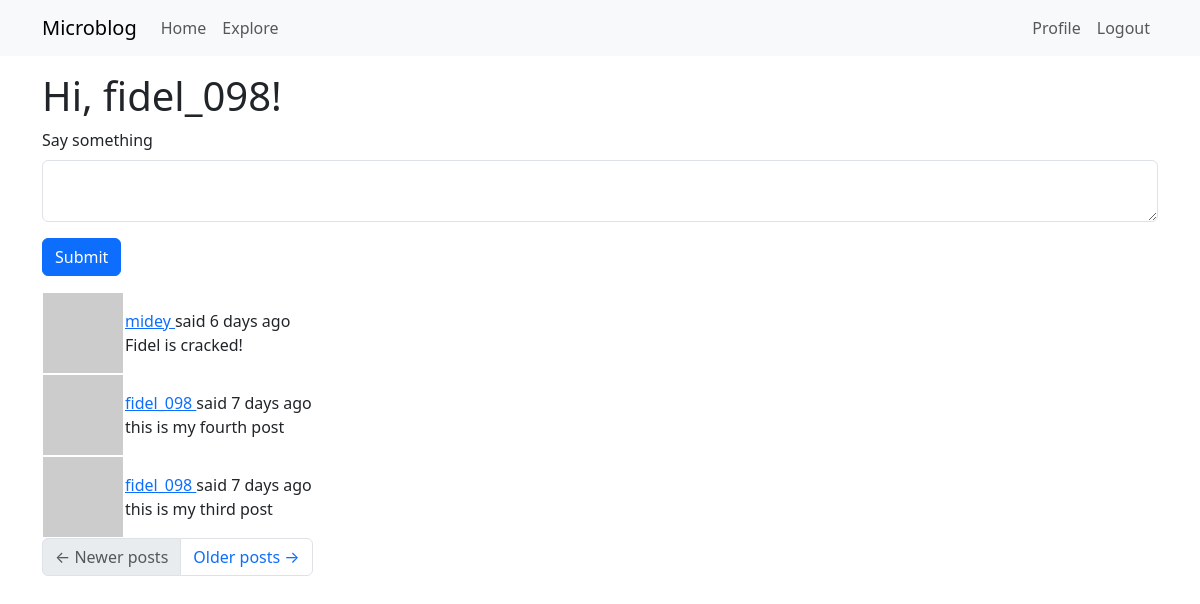
The page /index (signed in) on the database as committed earlier.
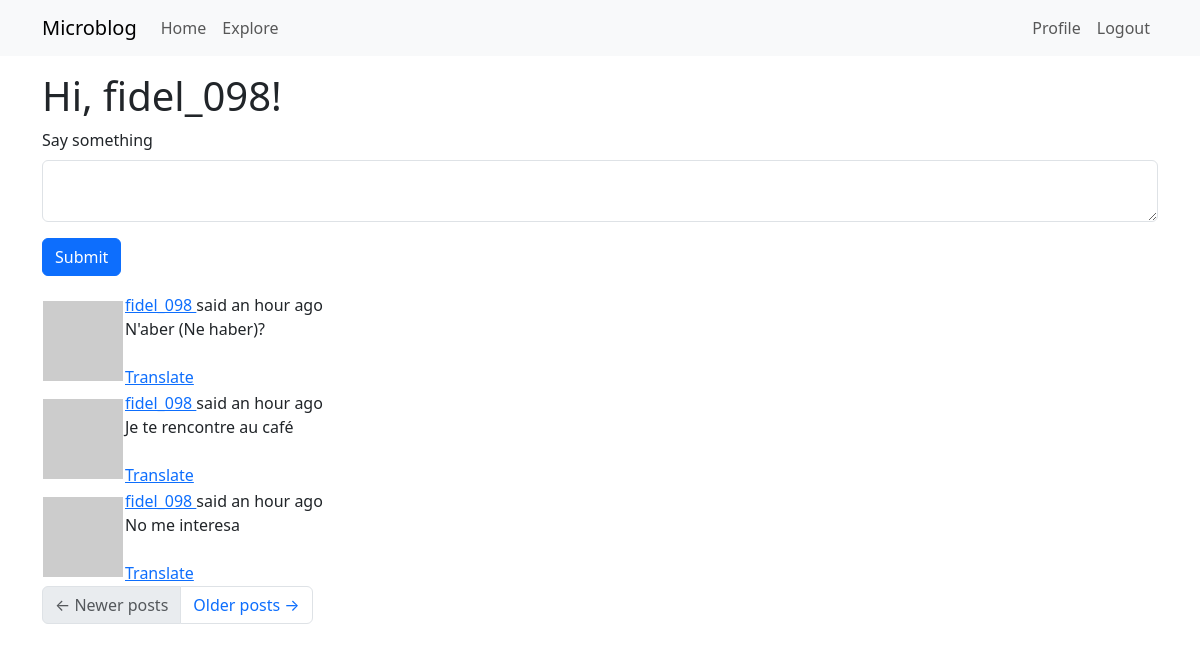
The same page on the database as committed later.
### app/models.py (models this page shows, shortened)
class User(UserMixin, db.Model):
    id: so.Mapped[int] = so.mapped_column(primary_key=True)
    username: so.Mapped[str] = so.mapped_column(sa.String(64), index=True, unique=True)
    email: so.Mapped[str] = so.mapped_column(sa.String(120), index=True, unique=True)
    password_hash: so.Mapped[Optional[str]] = so.mapped_column(sa.String(256))
    posts: so.WriteOnlyMapped['Post'] = so.relationship(back_populates='author')
    about_me: so.Mapped[Optional[str]] = so.mapped_column(sa.String(140))
    last_seen: so.Mapped[Optional[datetime]] = so.mapped_column(default=lambda:
                                datetime.now(timezone.utc))
    def avatar(self, size):
        digest = md5(self.email.lower().encode('utf-8')).hexdigest()
        return f'https://www.gravatar.com/avatar/{digest}?d=identicon&s={size}'
    following: so.WriteOnlyMapped['User'] = so.relationship(
        secondary=followers,
        primaryjoin=(followers.c.follower_id == id),
        secondaryjoin=(followers.c.followed_id == id),
        back_populates='followers')
    followers: so.WriteOnlyMapped['User'] = so.relationship(
        secondary=followers, primaryjoin=(followers.c.followed_id == id),
        secondaryjoin=(followers.c.follower_id == id),
        back_populates='following')
    def following_posts(self):
        Author = so.aliased(User)
        Follower = so.aliased(User)
        return (
            sa.select(Post)
            .join(Post.author.of_type(Author))
            .join(Author.followers.of_type(Follower), isouter=True)
            .where(sa.or_(Follower.id == self.id, Author.id == self.id))
            .group_by(Post)
            .order_by(Post.timestamp.desc())
        )

class Post(db.Model):
    id: so.Mapped[int] = so.mapped_column(primary_key=True)
    body: so.Mapped[str] = so.mapped_column(sa.String(140))
    timestamp: so.Mapped[datetime] = so.mapped_column(index=True, default=lambda : datetime.now(timezone.utc))
    user_id: so.Mapped[int] = so.mapped_column(sa.ForeignKey(User.id), index=True)
    author: so.Mapped[User] = so.relationship(back_populates='posts')
    language: so.Mapped[Optional[str]] = so.mapped_column(sa.String(5))

### app/routes.py (the view, shortened to what this page needs)
@app.route('/', methods=['GET', 'POST'])  #this is a decorator that modifies the function that follows it
@app.route('/index', methods=['GET', 'POST'])  #this binds the URL /index to the index() function
@login_required
def index():
    form = PostForm()
    page = request.args.get('page', 1 , type=int)
    posts = db.paginate(current_user.following_posts(), page=page,
                        per_page=app.config['POSTS_PER_PAGE'], error_out=False)
    next_url=None
    prev_url=None
    if posts.has_next:
        next_url = url_for('index', page=posts.next_num)
    else:
        None
    if posts.has_prev:
        prev_url = url_for('index', page=posts.prev_num)
    else:
        None
    return render_template('index.html', title=_('Home'), form=form,
                           posts=posts.items, next_url=next_url,
                           prev_url=prev_url) #the template now recieves the form object as an additional argument, so it can render it to the page

### app/forms.py
class PostForm(FlaskForm):
    post = TextAreaField(_l('Say something'), validators=[DataRequired(), Length(min=1, max=140)])
    submit = SubmitField(_l('Submit'))

### app/__init__.py (called while the page is built)
def get_locale():
    return request.accept_languages.best_match(app.config['LANGUAGES'])

### app/models.py (called while the page is built)
@login.user_loader
def load_user(id):
    return db.session.get(User, int(id))

### app/routes.py (called while the page is built)
@app.before_request
def before_request():
    if current_user.is_authenticated:
        current_user.last_seen = datetime.now(timezone.utc)
        db.session.commit()
    g.locale = str(get_locale())

### app/templates/index.html
{% extends "base.html" %}
{% import "bootstrap_wtf.html" as wtf %}
{% block content %}
    <h1>{{ _('Hi, %(username)s!', username=current_user.username) }}</h1>
    {% if form %}
    {{ wtf.quick_form(form) }}
    {% endif %}
    {% for post in posts %}
        {% include '_post.html' %}
    {% endfor %}
    <nav aria-label="Post navigation">
        <ul class="pagination">
            <li class="page-item{% if not prev_url %} disabled{% endif %}">
                <a class="page-link" href="{{ prev_url }}">
                    <span aria-hidden="true">&larr;</span> {{ _('Newer posts') }}
                </a>
            </li>
            <li class="page-item{% if not next_url %} disabled{% endif %}">
                <a class="page-link" href="{{ next_url }}">
                    {{ _('Older posts') }} <span aria-hidden="true">&rarr;</span>
                </a>
            </li>
        </ul>
    </nav>
{% endblock %}

### app/templates/base.html (shortened to what this page needs)
<!doctype html>
<html>
    <head>
      <link
        href="https://cdn.jsdelivr.net/npm/bootstrap@5.3.2/dist/css/bootstrap.min.css"
        rel="stylesheet"
      >
    </head>
    <body>
        <nav class="navbar navbar-expand-lg bg-body-tertiary">
        <div class="container">
          <a class="navbar-brand" href="{{ url_for('index') }}">Microblog</a>
        <div class="collapse navbar-collapse" id="navbarSupportedContent">
          <ul class="navbar-nav me-auto mb-2 mb-lg-0">
            <li class="nav-item">
              <a class="nav-link" aria-current="page" href="{{ url_for('index') }}">Home</a>
            </li>
            <li class="nav-item">
              <a class="nav-link" aria-current="page" href="{{ url_for('explore') }}">Explore</a>
            </li>
          </ul>
          <ul class="navbar-nav mb-2 mb-lg-0">
          {% if current_user.is_anonymous %}
          <li class="nav-item">
              <a class="nav-link" aria-current="page" href="{{ url_for('login') }}">Login</a>
          </li>
            {% else %}
          <li class="nav-item">
              <a class="nav-link" aria-current="page" href="{{ url_for('user', username=current_user.username) }}">Profile</a>
          </li>
          <li class="nav-item">
              <a class="nav-link" aria-current="page" href="{{ url_for('logout') }}">Logout</a>
            </li>
          {% endif %}
        </ul>
        </div>
      </div>
    </nav>
    <div class="container mt-3">
        {% block content %}{% endblock %}
      </div>
  </body>
</html>

### app/templates/bootstrap_wtf.html (shortened to what this page needs)
{% macro form_field(field, autofocus) %}
  {%- if field.type == 'BooleanField' %}
  <div class="form-check mb-3">
    {{ field(class='form-check-input') }}
    {{ field.label(class='form-check-label') }}
  </div>
  {%- elif field.type == 'SelectField' %}
    {{ field.label(class='form-label') }}
    {{ field(class='form-select mb-3') }}
  {%- elif field.type == 'TextAreaField' %}
  <div class="mb-3">
    {{ field.label(class='form-label') }}
    {% if autofocus %}
      {{ field(class='form-control' + (' is-invalid' if field.errors else ''), autofocus=True) }}
    {% else %}
      {{ field(class='form-control' + (' is-invalid' if field.errors else '')) }}
    {% endif %}
  </div>
  {%- elif field.type == 'SubmitField' %}
  {{ field(class='btn btn-primary mb-3') }}
  {%- endif %}
{% endmacro %}
{% macro quick_form(form, action="", method="post", id="", novalidate=False) %}
<form
  {%- if action != None %} action="{{ action }}"{% endif -%}
  {%- if method %} method="{{ method }}"{% endif %}
  {%- if novalidate %} novalidate{% endif -%}>
  {% set ns = namespace(first_field=true) %}
  {%- for field in form %}
    {% if field.widget.input_type != 'hidden' -%}
      {{ form_field(field, ns.first_field) }}
      {% set ns.first_field = false %}
    {%- endif %}
  {%- endfor %}
</form>
{% endmacro %}

### app/templates/_post.html (shortened to what this page needs)
<table class=""table table-hover>
    <tr>
        <td width="70px">
            <a href="{{ url_for('user', username=post.author.username) }}">
            <img src="{{ post.author.avatar(36) }}">
            </a>
        </td>
        <td>
            {{ _('%(username)s said %(when)s',
                username=user_link, when=moment(post.timestamp).fromNow()) }}
                <br>
            <span id="post{{ post.id }}">{{ post.body }}</span>
            {% if post.language and post.language != g.locale %}
            <br><br>
            <span id="translation{{ post.id }}">
                    <a href="javascript:translate(
                                'post{{ post.id }}',
                                'translation{{ post.id }}',
                                '{{ post.language }}',
                                '{{ g.locale }}');">{{ _('Translate') }}</a>
                </span>
            {% endif %}
        </td>
    </tr>
</table>

Rows that differ between the two databases and show on the page:
no longer on this page (row unchanged): Post: body "Fidel is cracked!"
no longer on this page (row unchanged): Post: body "this is my fourth post"
no longer on this page (row unchanged): Post: body "this is my third post"
added Post: body "N'aber (Ne haber)?"
added Post: body "Je te rencontre au café"
added Post: body "No me interesa"
